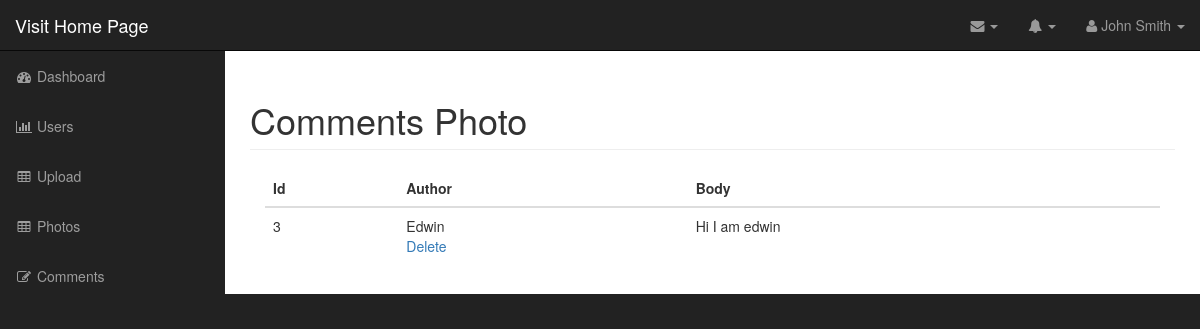
Screenshot of /admin/comment_photo.php?id=38 (signed in) with the database file from the repository.
### tables this page shows
CREATE TABLE `comments` (
  `id` int(11) NOT NULL,
  `photo_id` int(11) NOT NULL,
  `author` varchar(255) NOT NULL,
  `body` text NOT NULL
);

### admin/includes/database.php (called while the page is built, shortened)
<?php
class Database {
    public $connection;
    public function open_db_connection() {
        $this->connection =new mysqli(DB_HOST, DB_USER, DB_PASS, DB_NAME);
    }
    public function query($sql) {
        $result=$this->connection->query($sql);
        return $result;
    }
    public function escape_string($string) {
       $trimed_string = trim($string);
       $escaped_string=$this->connection->real_escape_string($trimed_string);
        return $escaped_string;
    }
}
$database = new Database();
?>

### admin/includes/comment.php (called while the page is built, shortened)
<?php
class Comment extends Db_object {
    protected static $db_table = "comments";
    public static function find_the_comments($photo_id = 0) {
        global $database;
      $sql = "SELECT * FROM " . self::$db_table;
      $sql.=" WHERE photo_id = " . $database->escape_string($photo_id);
      $sql.= " ORDER BY photo_id ASC";
        return self::find_by_query($sql);
    }
}
?>

### admin/includes/db_object.php (called while the page is built, shortened)
<?php
class Db_object {
    public static function find_by_query($sql) {
        global $database;
        $result_set = $database->query($sql);
        $the_object_array = array();
        while ($row = mysqli_fetch_array($result_set)) {
            $the_object_array[] = static::instantiation($row);
        }
        return $the_object_array;
    }
    public static function instantiation($the_record) {
        $the_object = new $calling_class;
        foreach ($the_record as $the_attribute => $value) {
            if ($the_object->has_the_attribute($the_attribute)) {
                $the_object->$the_attribute = $value;
            }
        }
        return $the_object;
    }
    private function has_the_attribute($the_attribute) {
        $object_properties = get_object_vars($this);
        return array_key_exists($the_attribute, $object_properties);
    }
}
?>

### admin/comment_photo.php (the view, shortened to what this page needs)
<?php include "includes/header.php";?>
<?php
$comments= Comment::find_the_comments($_GET['id']);
?>
<nav class="navbar navbar-inverse navbar-fixed-top" role="navigation">
    <?php include "includes/top_nav.php"?>
    <?php include "includes/side_nav.php"?>
</nav>
<div id="page-wrapper">
    <div class="container-fluid">
        <div class="row">
            <div class="col-lg-12">
                <h1 class="page-header">
                    Comments Photo
                </h1>
                <div class="col-md-12">
                    <table class="table table-hover">
                        <thead class="">
                            <tr class="">
                                <th>Id</th>
                                <th>Author</th>
                                <th>Body</th>
                            </tr>
                        </thead>
                        <tbody>
                            <?php foreach ($comments as $comment): ?>
                            <tr>
                                <td><?php echo $comment->id; ?></td>
                                <td><?php echo $comment->author; ?>
                                    <div class="action_links">
                                        <a class="" href="delete_comment_photo.php?id=<?php echo $comment->id; ?>">Delete</a>
                                    </div>
                                </td>
                                <td><?php echo $comment->body; ?></td>
                            </tr>
                            <?php endforeach;?>
                        </tbody>
                    </table>
                </div>
            </div>
        </div>
    </div>
</div>
<?php include "includes/footer.php";?>

### admin/css/sb-admin.css (style rules this page uses)
body { margin-top: 100px; background-color: #222; }
@media (min-width:768px) { body { margin-top: 50px; } }
#page-wrapper { width: 100%; padding: 0; background-color: #fff; }
@media (min-width:768px) { #page-wrapper { padding: 10px; } }

### rows the page displays
comments: id "3", author "Edwin", body "Hi I am edwin"
